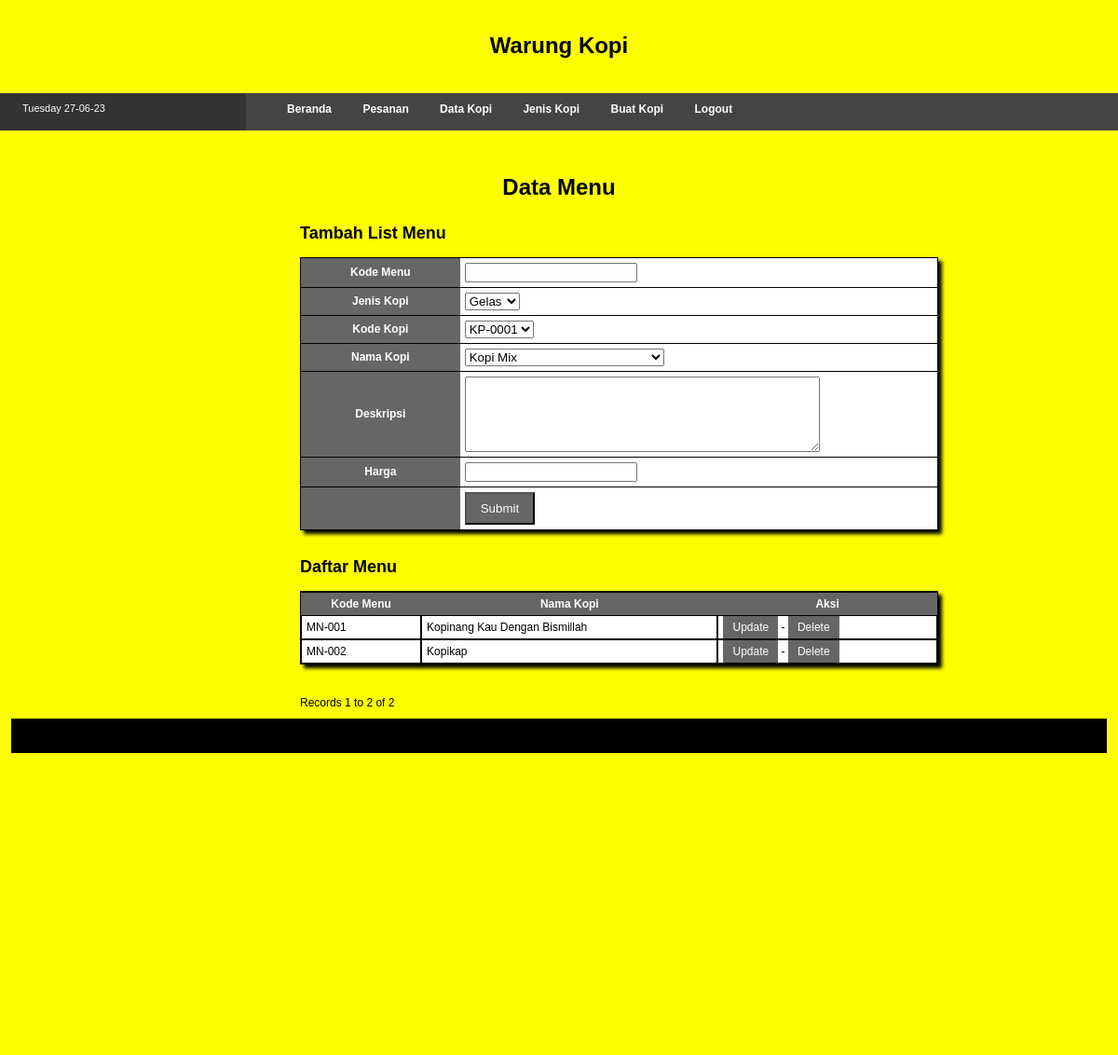
The page /admin-buat.php on the database its author committed.
### tables this page shows
CREATE TABLE IF NOT EXISTS `tambah` (
  `kodemenu` varchar(200) NOT NULL,
  `jeniskopi` varchar(250) NOT NULL,
  `kodekopi` varchar(200) NOT NULL,
  `namakopi` varchar(200) NOT NULL,
  `deskripsi` text NOT NULL,
  `harga` char(20) NOT NULL,
  PRIMARY KEY (`kodemenu`)
);

### admin-buat.php (the view, shortened to what this page needs)
<?php require_once('Connections/koneksi_kopi.php'); ?>
<?php
$editFormAction = $_SERVER['PHP_SELF'];
if (isset($_SERVER['QUERY_STRING'])) {
  $editFormAction .= "?" . htmlentities($_SERVER['QUERY_STRING']);
}
$maxRows_Recordset_jenis = 10;
$pageNum_Recordset_jenis = 0;
$startRow_Recordset_jenis = $pageNum_Recordset_jenis * $maxRows_Recordset_jenis;
$query_Recordset_jenis = "SELECT * FROM jenis";
$query_limit_Recordset_jenis = sprintf("%s LIMIT %d, %d", $query_Recordset_jenis, $startRow_Recordset_jenis, $maxRows_Recordset_jenis);
$Recordset_jenis = mysql_query($query_limit_Recordset_jenis, $koneksi_kopi) or die(mysql_error());
$row_Recordset_jenis = mysql_fetch_assoc($Recordset_jenis);
$query_Recordset_kopi = "SELECT * FROM kopi";
$Recordset_kopi = mysql_query($query_Recordset_kopi, $koneksi_kopi) or die(mysql_error());
$row_Recordset_kopi = mysql_fetch_assoc($Recordset_kopi);
$maxRows_Recordset_tambah = 10;
$pageNum_Recordset_tambah = 0;
$startRow_Recordset_tambah = $pageNum_Recordset_tambah * $maxRows_Recordset_tambah;
$query_Recordset_tambah = "SELECT * FROM tambah";
$query_limit_Recordset_tambah = sprintf("%s LIMIT %d, %d", $query_Recordset_tambah, $startRow_Recordset_tambah, $maxRows_Recordset_tambah);
$Recordset_tambah = mysql_query($query_limit_Recordset_tambah, $koneksi_kopi) or die(mysql_error());
$row_Recordset_tambah = mysql_fetch_assoc($Recordset_tambah);
if (isset($_GET['totalRows_Recordset_tambah'])) {
  $totalRows_Recordset_tambah = $_GET['totalRows_Recordset_tambah'];
} else {
  $all_Recordset_tambah = mysql_query($query_Recordset_tambah);
  $totalRows_Recordset_tambah = mysql_num_rows($all_Recordset_tambah);
}
$totalPages_Recordset_tambah = ceil($totalRows_Recordset_tambah/$maxRows_Recordset_tambah)-1;
?>
<!DOCTYPE html PUBLIC "-//W3C//DTD XHTML 1.0 Transitional//EN" "http://www.w3.org/TR/xhtml1/DTD/xhtml1-transitional.dtd">
<html xmlns="http://www.w3.org/1999/xhtml">
<head>
<link href="style.css" rel="stylesheet" type="text/css" />
</head>
<body>
	<div id='header'>
        <h1 id="judul_logo"> Warung Kopi </h1>
    </div>
    <div id="menubar">
    	<div id="menubar_left">
        	<?php echo date("l d-m-y"); ?>
		</div>
        <div id="menubar_right">
        	<a href="admin.php">Beranda</a>
   	  	 	<a href="admin-pesanan.php">Pesanan</a>
        	<a href="admin-kopi.php">Data Kopi</a>
       	  	<a href="admin-jenis.php">Jenis Kopi</a>
			<a href="admin-buat.php">Buat Kopi</a>
          	<a href="logout.php">Logout</a>
    	</div>
    </div>
    <div id="content">
   	  <h1 id="judul_logo">Data Menu</h1>
      <div class="container">
      	<h2>Tambah List Menu</h2>
        <form name="form" action="<?php echo $editFormAction; ?>" method="POST">
        	<table width="80%" border="0" cellpadding="5" cellspacing="0" class="standar_tabel">
              <tr>
                <th scope="row">Kode Menu</th>
                <td><label for="kodemenu2"></label>
                <input type="text" name="kodemenu" id="kodemenu2" /></td>
              </tr>
              <tr>
                <th scope="row">Jenis Kopi</th>
                <td><label for="jeniskopi"></label>
                  <select name="jeniskopi" id="jeniskopi">
                    <?php
do {
?>
                    <option value="<?php echo $row_Recordset_jenis['jeniskopi']?>"><?php echo $row_Recordset_jenis['jeniskopi']?></option>
                    <?php
} while ($row_Recordset_jenis = mysql_fetch_assoc($Recordset_jenis));
?>
                </select></td>
              </tr>
              <tr>
                <th scope="row">Kode Kopi</th>
                <td><label for="kodekopi"></label>
                  <select name="kodekopi" id="kodekopi">
                    <?php
do {
?>
                    <option value="<?php echo $row_Recordset_kopi['kodekopi']?>"><?php echo $row_Recordset_kopi['kodekopi']?></option>
                    <?php
} while ($row_Recordset_kopi = mysql_fetch_assoc($Recordset_kopi));
  $rows = mysql_num_rows($Recordset_kopi);
  if($rows > 0) {
	  $row_Recordset_kopi = mysql_fetch_assoc($Recordset_kopi);
  }
?>
                </select></td>
              </tr>
              <tr>
                <th scope="row">Nama Kopi</th>
                <td><label for="namakopi"></label>
                  <select name="namakopi" id="namakopi">
                    <?php
do {
?>
                    <option value="<?php echo $row_Recordset_kopi['namakopi']?>"><?php echo $row_Recordset_kopi['namakopi']?></option>
                    <?php
} while ($row_Recordset_kopi = mysql_fetch_assoc($Recordset_kopi));
?>
                </select></td>
              </tr>
              <tr>
                <th scope="row">Deskripsi</th>
                <td><label for="deskripsi"></label>
                <textarea name="deskripsi" id="deskripsi" cols="45" rows="5"></textarea></td>
              </tr>
              <tr>
                <th scope="row">Harga</th>
                <td><label for="harga"></label>
                <input type="text" name="harga" id="harga" /></td>
              </tr>
              <tr>
                <th scope="row">&nbsp;</th>
                <td><input name="submit" type="submit" class="btn" id="submit" value="Submit" /></td>
              </tr>
            </table>
        </form><br />
        <h2>Daftar Menu</h2>
        <form action="" method="post">
        	<table width="80%" border="0" cellpadding="5" cellspacing="0" class="tabel_tegak">
              <tr>
                <th scope="col">Kode Menu</th>
                <th scope="col">Nama Kopi</th>
                <th scope="col">Aksi</th>
              </tr>
              <?php do { ?>
                <tr>
                  <td><?php echo $row_Recordset_tambah['kodemenu']; ?></td>
                  <td><?php echo $row_Recordset_tambah['namakopi']; ?></td>
                  <td><a href="admin-buat-update.php?kodemenu=<?php echo $row_Recordset_tambah['kodemenu']; ?>" class="btn_th">Update</a> - <a href="admin-buat-delete.php?kodemenu=<?php echo $row_Recordset_tambah['kodemenu']; ?>" class="btn_th">Delete</a></td>
                </tr>
                <?php } while ($row_Recordset_tambah = mysql_fetch_assoc($Recordset_tambah)); ?>
            </table><br />
            <table border="0">
              <tr>
                <td><?php if ($pageNum_Recordset_tambah > 0) {  ?>
                    <?php }  ?></td>
                <td><?php if ($pageNum_Recordset_tambah > 0) {  ?>
                    <?php }  ?></td>
                <td><?php if ($pageNum_Recordset_tambah < $totalPages_Recordset_tambah) {  ?>
                    <?php }  ?></td>
                <td><?php if ($pageNum_Recordset_tambah < $totalPages_Recordset_tambah) {  ?>
                    <?php }  ?></td>
              </tr>
            </table><br />
Records <?php echo ($startRow_Recordset_tambah + 1) ?> to <?php echo min($startRow_Recordset_tambah + $maxRows_Recordset_tambah, $totalRows_Recordset_tambah) ?> of <?php echo $totalRows_Recordset_tambah ?>
        </form>
</div>
    <div id="footer"></div>
</body>
</html>

### style.css (style rules this page uses)
body { font-family:Tahoma, Geneva, sans-serif; font-size: 12px; margin: 0px; padding: 0px; background-color: #fff; }
#header { background-color:yellow; height:100px; text-align:center; justify-content:center; }
#judul_logo { text-align:center; margin:auto; padding-top:35px; }
#menubar { height:40px; overflow:auto; }
#menubar_left { width:20%; background-color:#333; color:white; float:left; padding-top:10px; height:30px; font-size:11px; padding-left:2%; }
#menubar_right { width:76%; background-color:#444; float:right; padding-top:10px; height:30px; padding-left:2%; }
#menubar_right a { padding:10px; margin-left:10px; color:#fff; text-decoration:none; font-weight:bold; font-size:12px; font-family:Tahoma, Geneva, sans-serif; }
#content { overflow:auto; width:98%; background-color:yellow; padding:1%; padding-bottom:27%; }
#footer { overflow:auto; width:98%; background-color:black; padding:1%; padding-bottom:25px; }
.btn { padding: 8px 15px; background-color: #666; color: #fff }
.btn_th { padding: 5px 10px; background-color: #666; color: #fff; text-decoration:none; }
.container { margin-left: 300px; padding: 10px; }
.standar_tabel { border-bottom:1px solid black; border-left:1px solid black; border-right:1px solid black; box-shadow:4px 4px 4px black; }
.standar_tabel th { background-color:#666; color:white; width:25%; border-top:1px solid black; }
.standar_tabel td { border-top:1px solid black; width:75%; background-color:#fff; }
.tabel_tegak { border:1px solid black; box-shadow:4px 4px 4px black; }
.tabel_tegak th { background-color:#666; color:white; text-align:center; border-top:1px solid black; }
.tabel_tegak td { background-color:#fff; border:1px solid black; }

### rows shown on the page
tambah: kodemenu "MN-001", namakopi "Kopinang Kau Dengan Bismillah"
tambah: kodemenu "MN-002", namakopi "Kopikap"

### other values the page prints
$startRow_Recordset_tambah + 1 "1"
$totalRows_Recordset_tambah "2"
form field jeniskopi "Gelas"
form field kodekopi "KP-0001"
form field namakopi "Kopi Mix"
